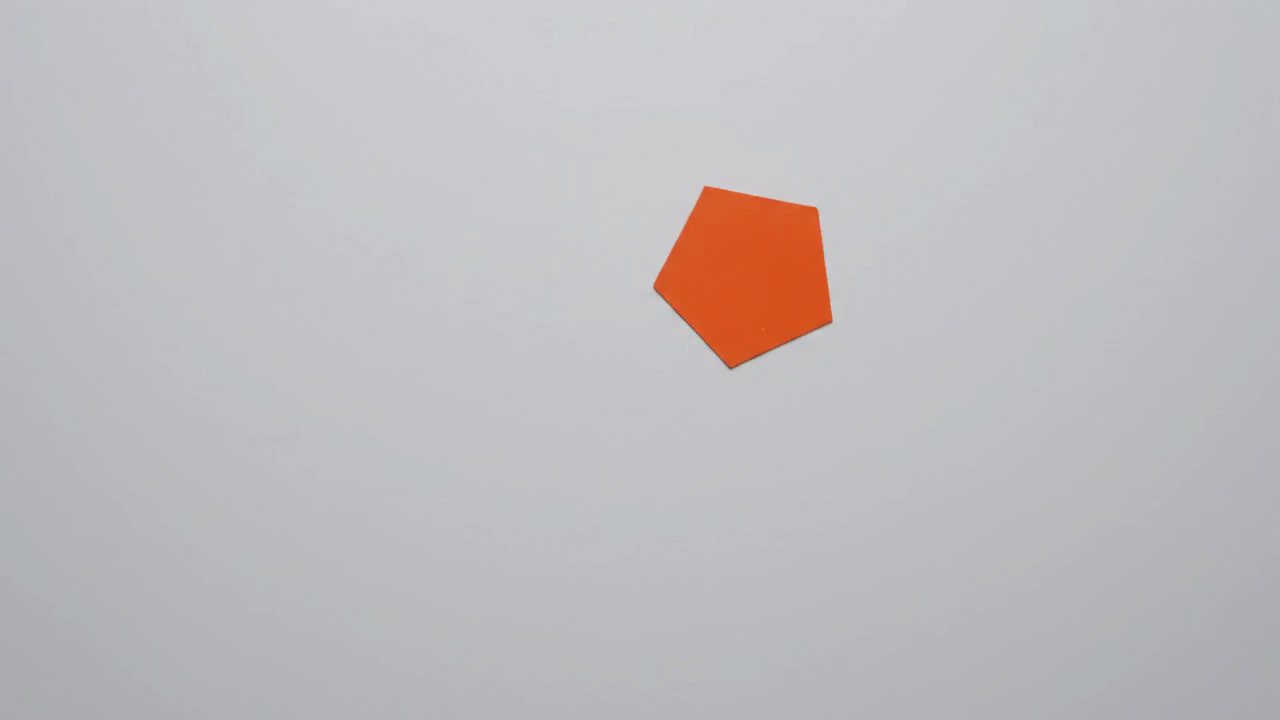
#> input picture frame 24 of Video/Creating_computer-vision_benchma…_20261026220958.mp4, 1280 x 720 px, given in place of the camera
$ python motion_shape_detector.py
#> lines starting #> are read from the running program, lines starting #| are printed output that depends on the picture
#!/usr/bin/env python3
"""
Motion-based shape boundary detector with camera-motion compensation.

Install:
    pip install opencv-python numpy

Run:
    python motion_shape_detector.py
    python motion_shape_detector.py --source video.mp4
    python motion_shape_detector.py --source 0 --min-area 180

Controls:
    q / ESC : quit
    space   : pause/resume
    r       : reset target tracking
    s       : save the current outline image

Design:
1. Estimate global camera motion between frames using ORB feature matches + RANSAC homography.
2. Warp the previous frame into the current frame's coordinate system.
3. Detect residual motion (moving objects not explained by camera motion).
4. Refine the residual mask using color/edge information from the current frame.
5. Track the selected moving object by overlap/proximity, not by color alone.
6. Draw only its contour in green on a black canvas.

Limitations:
- If the camera moves while the entire scene has little texture, global motion estimation can fail.
- A moving object that is fully motion-blurred or visually identical to a moving background may not be separable.
- For best results use a stable frame rate, good lighting, and a target that occupies enough pixels.
"""

import argparse
import time
from collections import deque

import cv2
import numpy as np


GREEN = (0, 255, 0)


def parse_source(value):
    """Interpret a numeric source as a webcam index; otherwise use it as a path/URL."""
    try:
        return int(value)
    except (TypeError, ValueError):
        return value


def resize_for_processing(frame, max_width=960):
    h, w = frame.shape[:2]
    if w <= max_width:
        return frame, 1.0
    scale = max_width / float(w)
    return cv2.resize(frame, (int(w * scale), int(h * scale))), scale


# [142 lines left out: functions estimate_camera_transform, make_motion_mask, candidate_contours, select_candidate, smooth_contour, not called in this run]


def main():
    parser = argparse.ArgumentParser(description="Moving shape boundary detector with camera-motion compensation.")
    parser.add_argument("--source", default="0", help="Webcam index (default 0), video path, or stream URL")
    parser.add_argument("--min-area", type=float, default=100.0, help="Minimum moving contour area in processing pixels")
    parser.add_argument("--max-width", type=int, default=960, help="Processing width cap; lower is faster")
    parser.add_argument("--lost-frames", type=int, default=8, help="Frames to retain tracking continuity after target is lost")
    args = parser.parse_args()

    source = parse_source(args.source)
    cap = cv2.VideoCapture(source)
    if not cap.isOpened():
        raise SystemExit(f"Could not open video source: {args.source}")

    # Best-effort camera settings; files/URLs may ignore these.
    cap.set(cv2.CAP_PROP_BUFFERSIZE, 1)
    prev_gray = None
    previous_center = None
    previous_box = None
    lost_count = 0
    paused = False
    last_outline = None
    fps_times = deque(maxlen=20)
    min_area = max(20.0, args.min_area)

    cv2.namedWindow("Motion Shape Detector", cv2.WINDOW_NORMAL)
    cv2.resizeWindow("Motion Shape Detector", 1280, 760)

    while True:
        if not paused:
            ok, raw = cap.read()
#> raw is the input picture: shape (720, 1280, 3); mean B, G, R 190.4, 188.8, 190.8
            if not ok:
                # For a video file, stop at EOF; for webcam, retry briefly.
                if isinstance(source, str):
                    break
                time.sleep(0.02)
                continue

            frame, scale = resize_for_processing(raw, args.max_width)
#> scale = 0.75
            gray = cv2.cvtColor(frame, cv2.COLOR_BGR2GRAY)
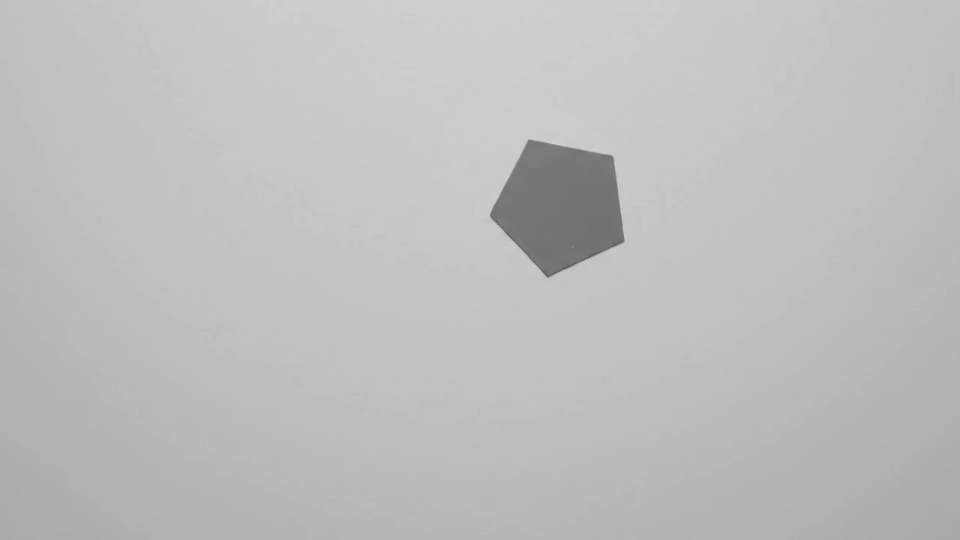
#> gray: shape (540, 960); min 84, max 210, mean 189.5
            h, w = gray.shape
#> h = 540; w = 960
            status = "Initializing..."
            motion_mask = np.zeros((h, w), np.uint8)
            output = np.zeros_like(frame)
            camera_quality = 0.0
            threshold = 0

            if prev_gray is not None:
                H, camera_quality = estimate_camera_transform(prev_gray, gray)
                motion_mask, aligned_prev, threshold = make_motion_mask(
                    prev_gray, gray, H, camera_quality
                )

                # Detect candidate regions from residual motion.
                candidates = candidate_contours(motion_mask, min_area)
                selected = select_candidate(candidates, previous_center, previous_box, frame.shape)

                if selected is not None:
                    contour, area, box, center = selected
                    contour = smooth_contour(contour)

                    # Display only the current boundary, not the source frame/orbit.
                    cv2.drawContours(output, [contour], -1, GREEN, 2, cv2.LINE_AA)
                    last_outline = output.copy()
                    previous_center = center
                    previous_box = box
                    lost_count = 0
                    status = f"Target motion detected | area={area:.0f}px"
                else:
                    lost_count += 1
                    status = "Searching for moving object..."
                    if lost_count > args.lost_frames:
                        previous_center = None
                        previous_box = None
                        last_outline = None
            else:
                status = "Learning first frame..."

            # Single dashboard: left = black outline output, right = diagnostic motion mask.
            # No source video is rendered in the output pane.
            left = cv2.resize(output, (w, h))
#> output: shape (540, 960, 3); every value is 0
            right = cv2.cvtColor(motion_mask, cv2.COLOR_GRAY2BGR)
#> motion_mask: shape (540, 960); every value is 0
            panel = np.hstack((left, right))
#> panel: shape (540, 1920, 3); every value is 0
            cv2.putText(panel, "TARGET OUTLINE", (15, 28), cv2.FONT_HERSHEY_SIMPLEX, 0.7, GREEN, 2)
            cv2.putText(panel, "RESIDUAL MOTION MASK", (w + 15, 28), cv2.FONT_HERSHEY_SIMPLEX, 0.7, (255, 220, 0), 2)
            cv2.putText(panel, status, (15, h - 18), cv2.FONT_HERSHEY_SIMPLEX, 0.55, (230, 230, 230), 1)
#> panel: shape (540, 1920, 3); mean B, G, R 0.6, 0.8, 0.1
            cam_text = f"Camera-motion model: {'OK' if camera_quality >= 0.18 else 'LOW CONFIDENCE'} | diff threshold={threshold}"
            cv2.putText(panel, cam_text, (w + 15, h - 18), cv2.FONT_HERSHEY_SIMPLEX, 0.48, (230, 230, 230), 1)

            now = time.time()
            fps_times.append(now)
            fps = (len(fps_times) - 1) / max(1e-6, fps_times[-1] - fps_times[0]) if len(fps_times) > 1 else 0.0
            cv2.putText(panel, f"FPS: {fps:.1f} | q quit | space pause | r reset | s save", (15, 55),
                        cv2.FONT_HERSHEY_SIMPLEX, 0.48, (200, 200, 200), 1)
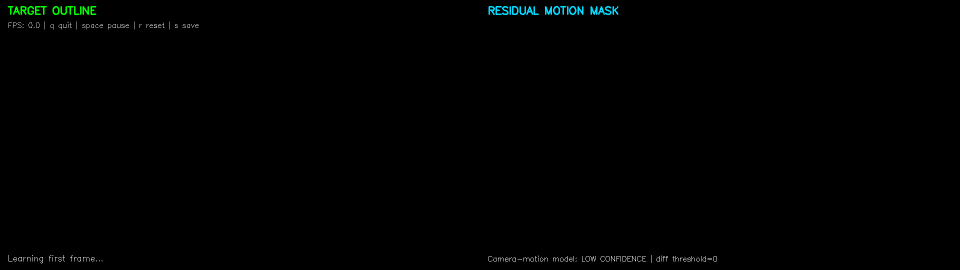
#> panel: shape (540, 1920, 3) (shown at 1/2 size); mean B, G, R 1, 1.2, 0.4

            cv2.imshow("Motion Shape Detector", panel)
            prev_gray = gray.copy()

        key = cv2.waitKey(1 if not paused else 30) & 0xFF
#> (key q is pressed here)
        if key in (ord("q"), 27):
            break
        elif key == ord(" "):
            paused = not paused
        elif key == ord("r"):
            prev_gray = None
            previous_center = None
            previous_box = None
            lost_count = 0
            last_outline = None
        elif key == ord("s"):
            if last_outline is not None:
                filename = f"outline_{int(time.time())}.png"
                cv2.imwrite(filename, last_outline)
                print(f"Saved: {filename}")

    cap.release()
    cv2.destroyAllWindows()


if __name__ == "__main__":
    main()

$ run again, starting later in the video
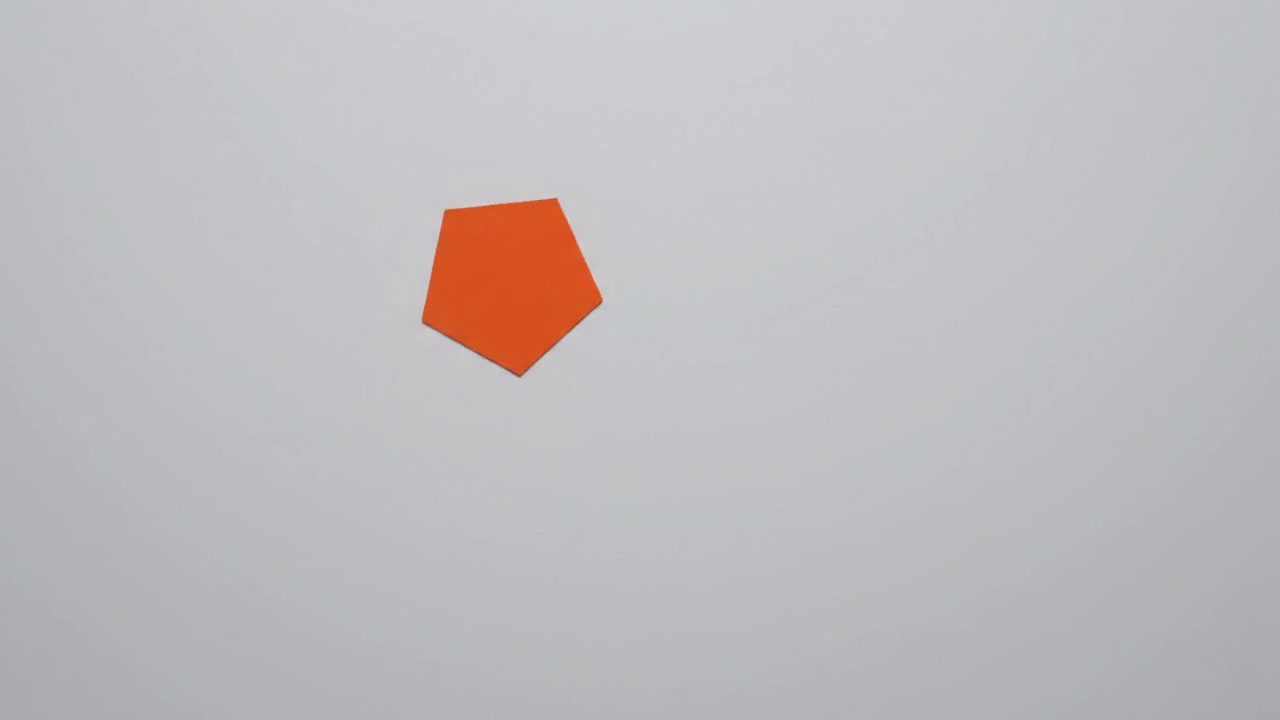
#> input picture frame 108 of Video/Creating_computer-vision_benchma…_20261026220958.mp4, 1280 x 720 px, given in place of the camera
#> in main, raw is the input picture: shape (720, 1280, 3); mean B, G, R 190.4, 188.8, 190.8
#> in main, `frame, scale = resize_for_processing(raw, args.max_width)`: scale = 0.75
#> in main, `gray = cv2.cvtColor(frame, cv2.COLOR_BGR2GRAY)`:
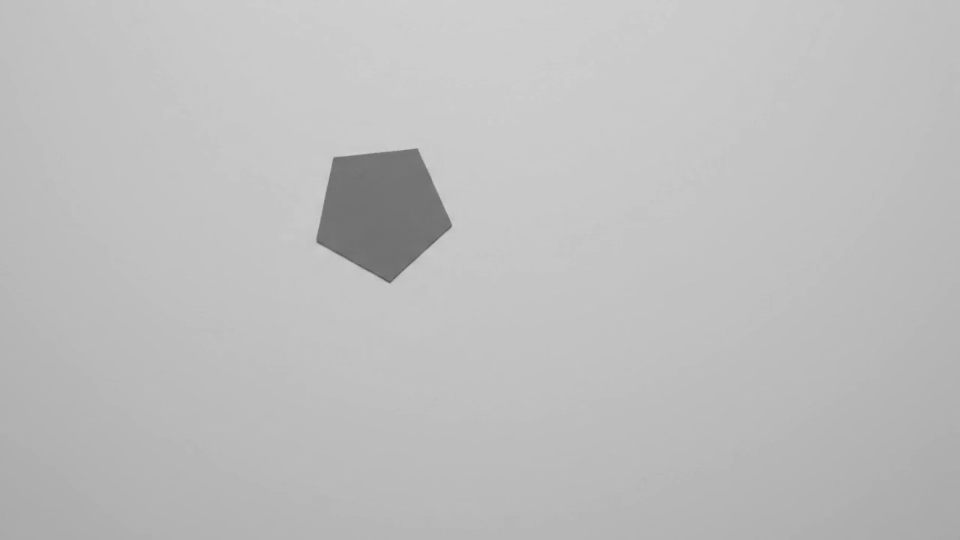
#> gray: shape (540, 960); min 87, max 208, mean 189.5
#> output: shape (540, 960, 3); every value is 0
#> motion_mask: shape (540, 960); every value is 0

$ run again, starting later in the video
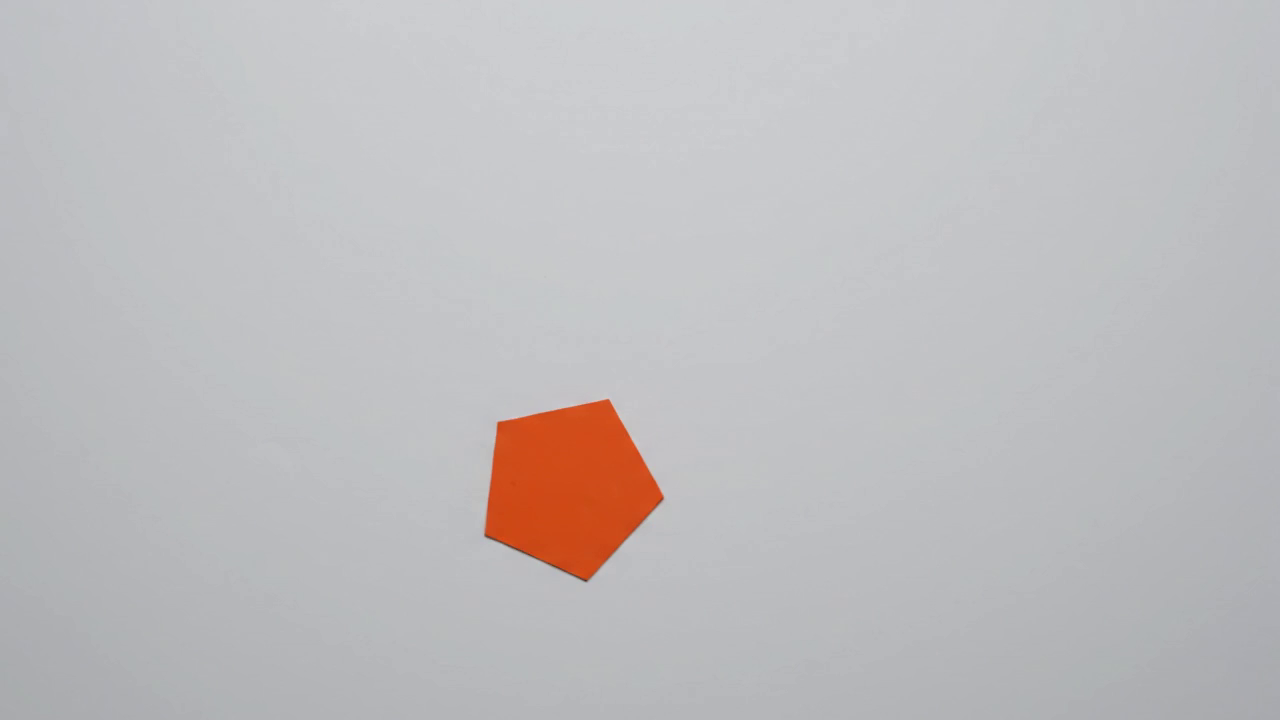
#> input picture frame 192 of Video/Creating_computer-vision_benchma…_20261026220958.mp4, 1280 x 720 px, given in place of the camera
#> in main, raw is the input picture: shape (720, 1280, 3); mean B, G, R 190.4, 188.8, 190.8
#> in main, `frame, scale = resize_for_processing(raw, args.max_width)`: scale = 0.75
#> in main, `gray = cv2.cvtColor(frame, cv2.COLOR_BGR2GRAY)`:
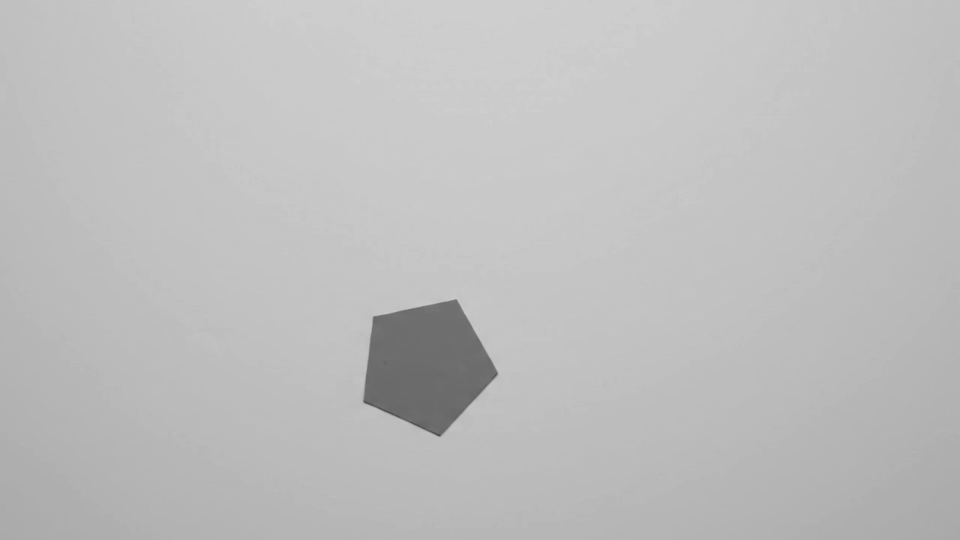
#> gray: shape (540, 960); min 64, max 207, mean 189.5
#> output: shape (540, 960, 3); every value is 0
#> motion_mask: shape (540, 960); every value is 0
